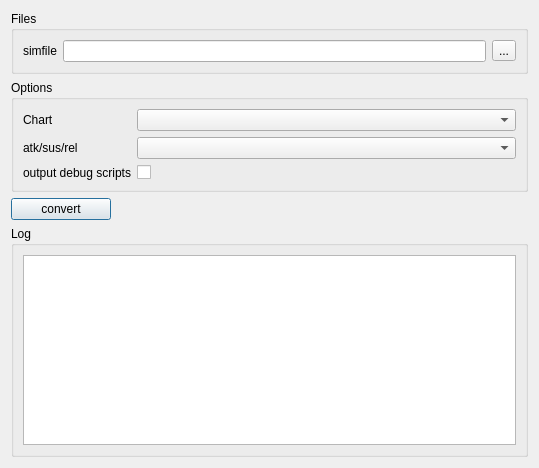
<?xml version="1.0" encoding="UTF-8"?>
<ui version="4.0">
 <class>SimfileConversionDialog</class>
 <widget class="QDialog" name="SimfileConversionDialog">
  <property name="geometry">
   <rect>
    <x>0</x>
    <y>0</y>
    <width>539</width>
    <height>468</height>
   </rect>
  </property>
  <property name="windowTitle">
   <string>Dialog</string>
  </property>
  <layout class="QVBoxLayout" name="verticalLayout">
   <item>
    <widget class="QGroupBox" name="groupBox">
     <property name="title">
      <string>Files</string>
     </property>
     <layout class="QGridLayout" name="gridLayout">
      <item row="0" column="0">
       <widget class="QLabel" name="label">
        <property name="text">
         <string>simfile</string>
        </property>
       </widget>
      </item>
      <item row="0" column="1">
       <widget class="QLineEdit" name="lineEdit_funscript">
        <property name="readOnly">
         <bool>true</bool>
        </property>
       </widget>
      </item>
      <item row="0" column="2">
       <widget class="QToolButton" name="toolButton">
        <property name="text">
         <string>...</string>
        </property>
       </widget>
      </item>
     </layout>
    </widget>
   </item>
   <item>
    <widget class="QGroupBox" name="groupBox_2">
     <property name="title">
      <string>Options</string>
     </property>
     <layout class="QFormLayout" name="formLayout">
      <item row="0" column="0">
       <widget class="QLabel" name="label_2">
        <property name="text">
         <string>Chart</string>
        </property>
       </widget>
      </item>
      <item row="0" column="1">
       <widget class="QComboBox" name="comboBox_notes"/>
      </item>
      <item row="1" column="0">
       <widget class="QLabel" name="label_3">
        <property name="text">
         <string>atk/sus/rel</string>
        </property>
       </widget>
      </item>
      <item row="1" column="1">
       <widget class="QComboBox" name="comboBox_interpolation"/>
      </item>
      <item row="2" column="0">
       <widget class="QLabel" name="label_4">
        <property name="text">
         <string>output debug scripts</string>
        </property>
       </widget>
      </item>
      <item row="2" column="1">
       <widget class="QCheckBox" name="checkBox_debug_scripts">
        <property name="text">
         <string/>
        </property>
       </widget>
      </item>
     </layout>
    </widget>
   </item>
   <item>
    <widget class="QPushButton" name="pushButton">
     <property name="maximumSize">
      <size>
       <width>100</width>
       <height>16777215</height>
      </size>
     </property>
     <property name="text">
      <string>convert</string>
     </property>
    </widget>
   </item>
   <item>
    <widget class="QGroupBox" name="groupBox_3">
     <property name="title">
      <string>Log</string>
     </property>
     <layout class="QVBoxLayout" name="verticalLayout_2">
      <item>
       <widget class="QPlainTextEdit" name="plainTextEdit"/>
      </item>
     </layout>
    </widget>
   </item>
  </layout>
 </widget>
 <resources/>
 <connections/>
</ui>
